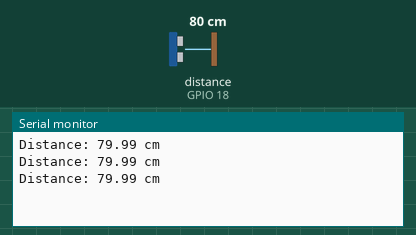
Simulated run of this sketch. Board: ESP32. Shown: the last lines printed to the serial monitor. Wiring (inferred from the names in the program): ultrasonic range finder: trigger GPIO 5; echo GPIO 18. Inputs (shaded band) come from the test bench; at power-on: distance to the obstacle (sensor on GPIO 18) 80 cm. The echo pulse lasts 58.3 µs per cm.

Above: at 1.3 s.
1.4 s: distance to the obstacle (sensor on GPIO 18) set to 2 cm
At 1.9 s:
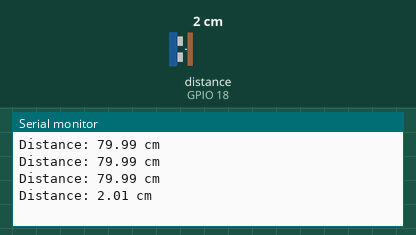
2.9 s: distance to the obstacle (sensor on GPIO 18) set to 4 cm
At 3.4 s:
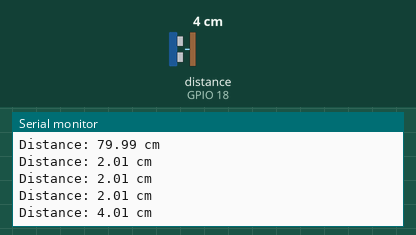
Timing chart, 0 to 5.9 s (numbered marks = the images above; inputs shaded):
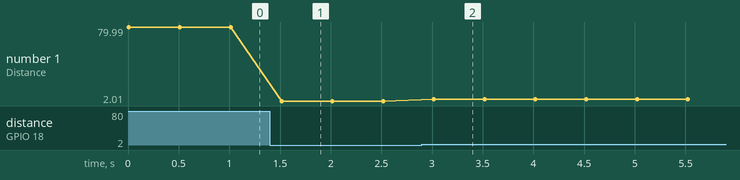

The sketch:

ultrasonic_distance.ino
```cpp
/*
 * Ultrasonic distance sensor HC-SR04 (ESP32)
 * ------------------------------------------
 * Measures a distance twice a second and prints it in centimetres.
 *
 * The sensor sends a burst of ultrasound and raises ECHO for as long as the sound takes
 * to come back. Sound travels at about 343 m/s, that is 0.0343 cm per microsecond, and
 * the burst covers the distance twice (there and back), hence the division by 2.
 *
 * Wiring: TRIG -> GPIO 5, VCC -> 5 V, GND -> GND
 *         ECHO -> GPIO 18 through a voltage divider (the ECHO signal is 5 V and the
 *         ESP32 pins accept 3.3 V)
 */

#define TRIG_PIN 5
#define ECHO_PIN 18

const unsigned long ECHO_TIMEOUT_US = 30000;   // about 5 m: beyond the range of the sensor

void setup() {
  Serial.begin(115200);
  pinMode(TRIG_PIN, OUTPUT);
  pinMode(ECHO_PIN, INPUT);
}

void loop() {
  // a 10 microsecond pulse on TRIG starts a measurement
  digitalWrite(TRIG_PIN, LOW);
  delayMicroseconds(2);
  digitalWrite(TRIG_PIN, HIGH);
  delayMicroseconds(10);
  digitalWrite(TRIG_PIN, LOW);

  // length of the ECHO pulse, 0 if nothing came back in time
  unsigned long duration = pulseIn(ECHO_PIN, HIGH, ECHO_TIMEOUT_US);

  if (duration == 0) {
    Serial.println("Out of range");
  } else {
    float distance = duration * 0.0343 / 2;
    Serial.print("Distance: ");
    Serial.print(distance);
    Serial.println(" cm");
  }

  delay(500);
}
```

Measured:
- after the input at 1.4 s, the serial monitor: prints a new line after 0.12 s (image 1)
- after the input at 2.9 s, the serial monitor: prints a new line after 0.12 s (image 2)
- plotted number 1: 79.99 → 2.01 after the input at 1.4 s, 2.01 → 4.01 after the input at 2.9 s
